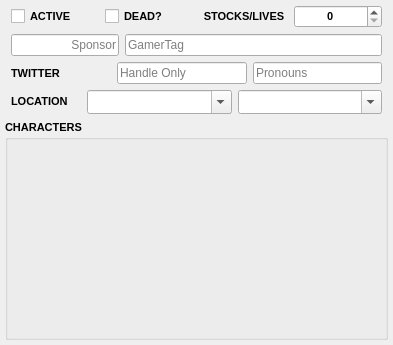
<?xml version="1.0" encoding="UTF-8"?>
<ui version="4.0">
 <class>Form</class>
 <widget class="QWidget" name="Form">
  <property name="geometry">
   <rect>
    <x>0</x>
    <y>0</y>
    <width>393</width>
    <height>345</height>
   </rect>
  </property>
  <property name="sizePolicy">
   <sizepolicy hsizetype="Preferred" vsizetype="Maximum">
    <horstretch>0</horstretch>
    <verstretch>0</verstretch>
   </sizepolicy>
  </property>
  <property name="font">
   <font>
    <pointsize>8</pointsize>
   </font>
  </property>
  <property name="windowTitle">
   <string>Form</string>
  </property>
  <property name="locale">
   <locale language="English" country="UnitedStates"/>
  </property>
  <layout class="QGridLayout" name="gridLayout">
   <property name="leftMargin">
    <number>5</number>
   </property>
   <property name="topMargin">
    <number>5</number>
   </property>
   <property name="rightMargin">
    <number>5</number>
   </property>
   <property name="bottomMargin">
    <number>5</number>
   </property>
   <item row="1" column="1">
    <layout class="QHBoxLayout" name="nameInfo">
     <item>
      <widget class="QLineEdit" name="team">
       <property name="sizePolicy">
        <sizepolicy hsizetype="Maximum" vsizetype="Fixed">
         <horstretch>0</horstretch>
         <verstretch>0</verstretch>
        </sizepolicy>
       </property>
       <property name="font">
        <font>
         <pointsize>9</pointsize>
        </font>
       </property>
       <property name="alignment">
        <set>Qt::AlignRight|Qt::AlignTrailing|Qt::AlignVCenter</set>
       </property>
       <property name="placeholderText">
        <string>Sponsor</string>
       </property>
      </widget>
     </item>
     <item>
      <widget class="QLineEdit" name="name">
       <property name="font">
        <font>
         <pointsize>9</pointsize>
        </font>
       </property>
       <property name="placeholderText">
        <string>GamerTag</string>
       </property>
      </widget>
     </item>
    </layout>
   </item>
   <item row="13" column="0" colspan="3">
    <widget class="QGroupBox" name="characters">
     <property name="font">
      <font>
       <pointsize>8</pointsize>
       <bold>true</bold>
      </font>
     </property>
     <property name="title">
      <string>CHARACTERS</string>
     </property>
     <layout class="QVBoxLayout" name="verticalLayout"/>
    </widget>
   </item>
   <item row="12" column="1">
    <layout class="QHBoxLayout" name="horizontalLayout_2">
     <item>
      <widget class="QLabel" name="locationLabel">
       <property name="sizePolicy">
        <sizepolicy hsizetype="Fixed" vsizetype="Fixed">
         <horstretch>0</horstretch>
         <verstretch>0</verstretch>
        </sizepolicy>
       </property>
       <property name="maximumSize">
        <size>
         <width>70</width>
         <height>16777215</height>
        </size>
       </property>
       <property name="font">
        <font>
         <pointsize>8</pointsize>
         <bold>true</bold>
        </font>
       </property>
       <property name="text">
        <string>LOCATION</string>
       </property>
      </widget>
     </item>
     <item>
      <widget class="QComboBox" name="country">
       <property name="sizePolicy">
        <sizepolicy hsizetype="Minimum" vsizetype="Fixed">
         <horstretch>0</horstretch>
         <verstretch>0</verstretch>
        </sizepolicy>
       </property>
       <property name="font">
        <font>
         <pointsize>9</pointsize>
        </font>
       </property>
       <property name="editable">
        <bool>true</bool>
       </property>
       <property name="sizeAdjustPolicy">
        <enum>QComboBox::AdjustToMinimumContentsLengthWithIcon</enum>
       </property>
       <property name="placeholderText">
        <string>Region</string>
       </property>
      </widget>
     </item>
     <item>
      <widget class="QComboBox" name="state">
       <property name="sizePolicy">
        <sizepolicy hsizetype="Minimum" vsizetype="Fixed">
         <horstretch>0</horstretch>
         <verstretch>0</verstretch>
        </sizepolicy>
       </property>
       <property name="font">
        <font>
         <pointsize>9</pointsize>
        </font>
       </property>
       <property name="editable">
        <bool>true</bool>
       </property>
       <property name="sizeAdjustPolicy">
        <enum>QComboBox::AdjustToMinimumContentsLengthWithIcon</enum>
       </property>
       <property name="placeholderText">
        <string>Country</string>
       </property>
      </widget>
     </item>
    </layout>
   </item>
   <item row="5" column="1">
    <layout class="QHBoxLayout" name="horizontalLayout_5">
     <item>
      <widget class="QLabel" name="twitterLabel">
       <property name="sizePolicy">
        <sizepolicy hsizetype="Maximum" vsizetype="Preferred">
         <horstretch>0</horstretch>
         <verstretch>0</verstretch>
        </sizepolicy>
       </property>
       <property name="maximumSize">
        <size>
         <width>100</width>
         <height>16777215</height>
        </size>
       </property>
       <property name="font">
        <font>
         <pointsize>8</pointsize>
         <bold>true</bold>
        </font>
       </property>
       <property name="text">
        <string>TWITTER</string>
       </property>
      </widget>
     </item>
     <item>
      <widget class="QLineEdit" name="twitter">
       <property name="sizePolicy">
        <sizepolicy hsizetype="Preferred" vsizetype="Fixed">
         <horstretch>0</horstretch>
         <verstretch>0</verstretch>
        </sizepolicy>
       </property>
       <property name="font">
        <font>
         <pointsize>9</pointsize>
        </font>
       </property>
       <property name="placeholderText">
        <string>Handle Only</string>
       </property>
      </widget>
     </item>
     <item>
      <widget class="QLineEdit" name="pronoun">
       <property name="sizePolicy">
        <sizepolicy hsizetype="Preferred" vsizetype="Fixed">
         <horstretch>0</horstretch>
         <verstretch>0</verstretch>
        </sizepolicy>
       </property>
       <property name="font">
        <font>
         <pointsize>9</pointsize>
        </font>
       </property>
       <property name="placeholderText">
        <string>Pronouns</string>
       </property>
      </widget>
     </item>
    </layout>
   </item>
   <item row="0" column="1">
    <layout class="QHBoxLayout" name="titleContainer">
     <item>
      <widget class="QCheckBox" name="activePlayer">
       <property name="font">
        <font>
         <pointsize>8</pointsize>
         <bold>true</bold>
        </font>
       </property>
       <property name="text">
        <string>ACTIVE</string>
       </property>
      </widget>
     </item>
     <item>
      <widget class="QCheckBox" name="checkBox">
       <property name="font">
        <font>
         <pointsize>8</pointsize>
         <bold>true</bold>
        </font>
       </property>
       <property name="text">
        <string>DEAD?</string>
       </property>
      </widget>
     </item>
     <item>
      <widget class="QLabel" name="dynamicLabel">
       <property name="sizePolicy">
        <sizepolicy hsizetype="Preferred" vsizetype="Fixed">
         <horstretch>0</horstretch>
         <verstretch>0</verstretch>
        </sizepolicy>
       </property>
       <property name="maximumSize">
        <size>
         <width>90</width>
         <height>16777215</height>
        </size>
       </property>
       <property name="font">
        <font>
         <pointsize>8</pointsize>
         <bold>true</bold>
        </font>
       </property>
       <property name="text">
        <string>STOCKS/LIVES</string>
       </property>
       <property name="alignment">
        <set>Qt::AlignCenter</set>
       </property>
       <property name="margin">
        <number>0</number>
       </property>
      </widget>
     </item>
     <item>
      <widget class="QSpinBox" name="dynamicSpinner">
       <property name="sizePolicy">
        <sizepolicy hsizetype="Fixed" vsizetype="Fixed">
         <horstretch>0</horstretch>
         <verstretch>0</verstretch>
        </sizepolicy>
       </property>
       <property name="maximumSize">
        <size>
         <width>100</width>
         <height>16777215</height>
        </size>
       </property>
       <property name="font">
        <font>
         <pointsize>8</pointsize>
         <bold>true</bold>
        </font>
       </property>
       <property name="alignment">
        <set>Qt::AlignCenter</set>
       </property>
      </widget>
     </item>
    </layout>
   </item>
  </layout>
 </widget>
 <resources/>
 <connections/>
</ui>
